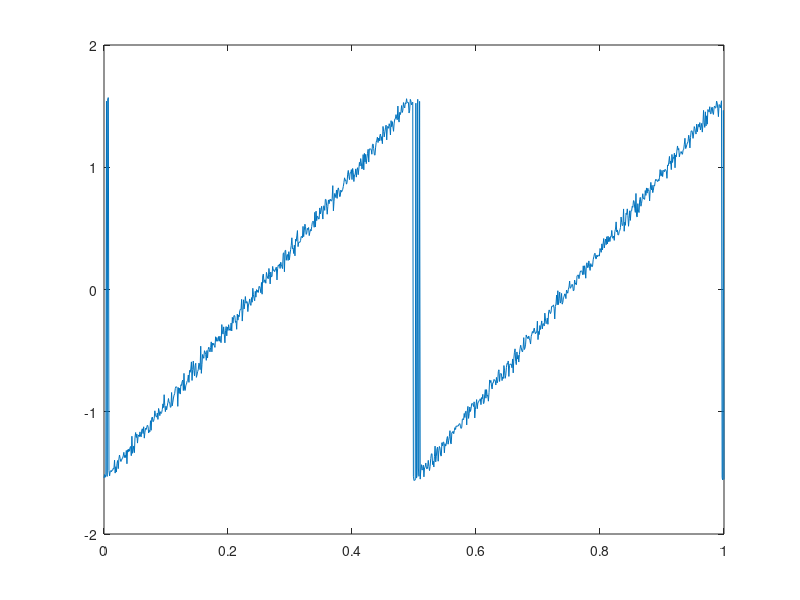

This figure's MATLAB source:
t = (0:0.001:1)'; 
y = sin(2*pi*t);
ns = 0.04; %strength of noise
yn = y + ns*randn(size(t));

ynh = hilbert(yn); %hilbert transform of yn
instphase = atan(imag(ynh) ./ real(ynh)) %instantaneous phase of yn
plot(t, instphase) %plot the instantaneous phase